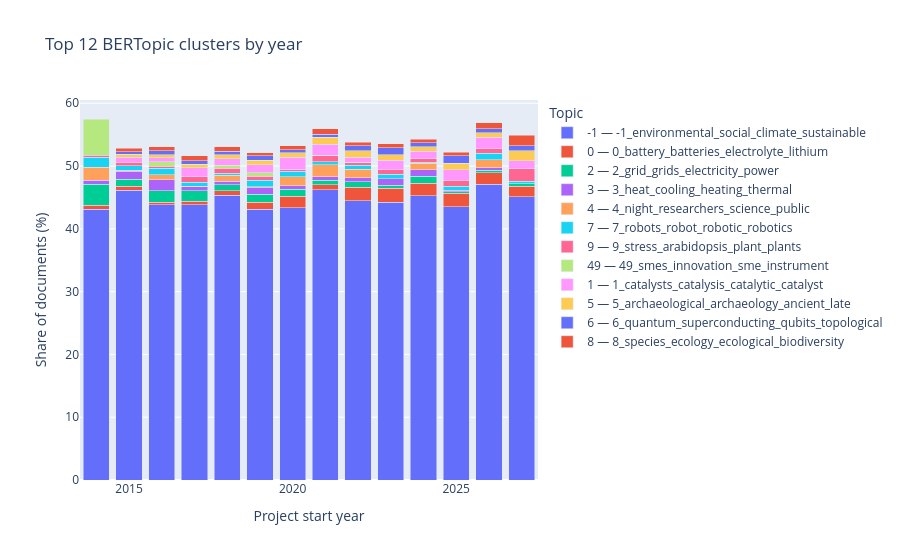

Notebook cell for this chart:
### Code cell
# Visualize the strongest topics across years.
TOP_N_TOPICS = 12
popular_topics = (
    topic_year_counts.groupby("topic")
    ["share_pct"].mean()
    .nlargest(TOP_N_TOPICS)
    .index
)
plot_df = topic_year_counts[topic_year_counts["topic"].isin(popular_topics)].copy()
plot_df["topic_label"] = plot_df.apply(
    lambda row: f"{row.topic} — {row.topic_name}", axis=1
)

fig = px.bar(
    plot_df,
    x="start_year",
    y="share_pct",
    color="topic_label",
    title=f"Top {TOP_N_TOPICS} BERTopic clusters by year",
    labels={"share_pct": "Share of documents (%)", "start_year": "Project start year"},
    category_orders={"start_year": sorted(valid_years)},
)
fig.update_layout(barmode="stack", legend_title_text="Topic")
fig.show()

### Figure 1 — Plotly figure (JSON) as saved in the notebook; plotly's stock layout.template omitted (floating-point values rounded to 4 significant figures)
{"data": [{"hovertemplate": "topic_label=-1 — -1_environmental_social_climate_sustainable<br>Project start year=%{x}<br>Share of documents (%)=%{y}<extra></extra>", "legendgroup": "-1 — -1_environmental_social_climate_sustainable", "marker": {"color": "#636efa", "pattern": {"shape": ""}}, "name": "-1 — -1_environmental_social_climate_sustainable", "orientation": "v", "showlegend": true, "textposition": "auto", "type": "bar", "x": [2014, 2015, 2016, 2017, 2018, 2019, 2020, 2021, 2022, 2023, 2024, 2025, 2026, 2027], "xaxis": "x", "y": [43.12, 46.15, 43.84, 43.85, 45.34, 43.11, 43.34, 46.26, 44.45, 44.26, 45.25, 43.54, 47.09, 45.12], "yaxis": "y"}, {"hovertemplate": "topic_label=0 — 0_battery_batteries_electrolyte_lithium<br>Project start year=%{x}<br>Share of documents (%)=%{y}<extra></extra>", "legendgroup": "0 — 0_battery_batteries_electrolyte_lithium", "marker": {"color": "#EF553B", "pattern": {"shape": ""}}, "name": "0 — 0_battery_batteries_electrolyte_lithium", "orientation": "v", "showlegend": true, "textposition": "auto", "type": "bar", "x": [2014, 2015, 2016, 2017, 2018, 2019, 2020, 2021, 2022, 2023, 2024, 2025, 2026, 2027], "xaxis": "x", "y": [0.6116, 0.6101, 0.416, 0.5593, 0.7254, 1.093, 1.819, 0.7952, 2.138, 2.213, 2.028, 2.135, 1.853, 1.626], "yaxis": "y"}, {"hovertemplate": "topic_label=2 — 2_grid_grids_electricity_power<br>Project start year=%{x}<br>Share of documents (%)=%{y}<extra></extra>", "legendgroup": "2 — 2_grid_grids_electricity_power", "marker": {"color": "#00cc96", "pattern": {"shape": ""}}, "name": "2 — 2_grid_grids_electricity_power", "orientation": "v", "showlegend": true, "textposition": "auto", "type": "bar", "x": [2014, 2015, 2016, 2017, 2018, 2019, 2020, 2021, 2022, 2023, 2024, 2025, 2026, 2027], "xaxis": "x", "y": [3.364, 1.109, 1.82, 1.622, 0.9326, 1.331, 1.124, 0.6627, 0.8875, 0.501, 1.106, 0.2604, 0.3615, 0.4065], "yaxis": "y"}, {"hovertemplate": "topic_label=3 — 3_heat_cooling_heating_thermal<br>Project start year=%{x}<br>Share of documents (%)=%{y}<extra></extra>", "legendgroup": "3 — 3_heat_cooling_heating_thermal", "marker": {"color": "#ab63fa", "pattern": {"shape": ""}}, "name": "3 — 3_heat_cooling_heating_thermal", "orientation": "v", "showlegend": true, "textposition": "auto", "type": "bar", "x": [2014, 2015, 2016, 2017, 2018, 2019, 2020, 2021, 2022, 2023, 2024, 2025, 2026], "xaxis": "x", "y": [0.6116, 1.276, 1.768, 0.7271, 0.6218, 0.9981, 0.5886, 0.5964, 0.6858, 1.002, 1.06, 0.2083, 0.4519], "yaxis": "y"}, {"hovertemplate": "topic_label=4 — 4_night_researchers_science_public<br>Project start year=%{x}<br>Share of documents (%)=%{y}<extra></extra>", "legendgroup": "4 — 4_night_researchers_science_public", "marker": {"color": "#FFA15A", "pattern": {"shape": ""}}, "name": "4 — 4_night_researchers_science_public", "orientation": "v", "showlegend": true, "textposition": "auto", "type": "bar", "x": [2014, 2015, 2016, 2017, 2018, 2019, 2020, 2021, 2022, 2023, 2024, 2026], "xaxis": "x", "y": [2.141, 0.1664, 0.78, 0.05593, 0.9326, 0.1901, 1.391, 1.922, 1.291, 0.04175, 1.014, 1.22], "yaxis": "y"}, {"hovertemplate": "topic_label=7 — 7_robots_robot_robotic_robotics<br>Project start year=%{x}<br>Share of documents (%)=%{y}<extra></extra>", "legendgroup": "7 — 7_robots_robot_robotic_robotics", "marker": {"color": "#19d3f3", "pattern": {"shape": ""}}, "name": "7 — 7_robots_robot_robotic_robotics", "orientation": "v", "showlegend": true, "textposition": "auto", "type": "bar", "x": [2014, 2015, 2016, 2017, 2018, 2019, 2020, 2021, 2022, 2023, 2024, 2025, 2026, 2027], "xaxis": "x", "y": [1.529, 0.721, 1.04, 0.6152, 0.3109, 0.9981, 0.9096, 0.4639, 0.6858, 0.6681, 0.1382, 0.625, 1.085, 0.4065], "yaxis": "y"}, {"hovertemplate": "topic_label=9 — 9_stress_arabidopsis_plant_plants<br>Project start year=%{x}<br>Share of documents (%)=%{y}<extra></extra>", "legendgroup": "9 — 9_stress_arabidopsis_plant_plants", "marker": {"color": "#FF6692", "pattern": {"shape": ""}}, "name": "9 — 9_stress_arabidopsis_plant_plants", "orientation": "v", "showlegend": true, "textposition": "auto", "type": "bar", "x": [2014, 2015, 2016, 2017, 2018, 2019, 2020, 2021, 2022, 2023, 2024, 2025, 2026, 2027], "xaxis": "x", "y": [0.3058, 0.5546, 0.312, 0.8949, 0.829, 0.6179, 0.2675, 0.994, 0.4034, 0.7098, 0.553, 0.9375, 0.6778, 2.033], "yaxis": "y"}, {"hovertemplate": "topic_label=49 — 49_smes_innovation_sme_instrument<br>Project start year=%{x}<br>Share of documents (%)=%{y}<extra></extra>", "legendgroup": "49 — 49_smes_innovation_sme_instrument", "marker": {"color": "#B6E880", "pattern": {"shape": ""}}, "name": "49 — 49_smes_innovation_sme_instrument", "orientation": "v", "showlegend": true, "textposition": "auto", "type": "bar", "x": [2014, 2016, 2018, 2019, 2021, 2022], "xaxis": "x", "y": [5.81, 0.676, 0.4145, 0.6179, 0.06627, 0.04034], "yaxis": "y"}, {"hovertemplate": "topic_label=1 — 1_catalysts_catalysis_catalytic_catalyst<br>Project start year=%{x}<br>Share of documents (%)=%{y}<extra></extra>", "legendgroup": "1 — 1_catalysts_catalysis_catalytic_catalyst", "marker": {"color": "#FF97FF", "pattern": {"shape": ""}}, "name": "1 — 1_catalysts_catalysis_catalytic_catalyst", "orientation": "v", "showlegend": true, "textposition": "auto", "type": "bar", "x": [2015, 2016, 2017, 2018, 2019, 2020, 2021, 2022, 2023, 2024, 2025, 2026, 2027], "xaxis": "x", "y": [0.8319, 0.676, 1.398, 1.088, 1.283, 1.926, 1.723, 0.8471, 1.503, 1.244, 1.719, 1.853, 1.22], "yaxis": "y"}, {"hovertemplate": "topic_label=5 — 5_archaeological_archaeology_ancient_late<br>Project start year=%{x}<br>Share of documents (%)=%{y}<extra></extra>", "legendgroup": "5 — 5_archaeological_archaeology_ancient_late", "marker": {"color": "#FECB52", "pattern": {"shape": ""}}, "name": "5 — 5_archaeological_archaeology_ancient_late", "orientation": "v", "showlegend": true, "textposition": "auto", "type": "bar", "x": [2015, 2016, 2017, 2018, 2019, 2020, 2021, 2022, 2023, 2024, 2025, 2026, 2027], "xaxis": "x", "y": [0.4437, 0.468, 0.5593, 0.6218, 0.6654, 0.7491, 1.127, 0.9681, 0.8768, 0.6912, 1.042, 0.723, 1.626], "yaxis": "y"}, {"hovertemplate": "topic_label=6 — 6_quantum_superconducting_qubits_topological<br>Project start year=%{x}<br>Share of documents (%)=%{y}<extra></extra>", "legendgroup": "6 — 6_quantum_superconducting_qubits_topological", "marker": {"color": "#636efa", "pattern": {"shape": ""}}, "name": "6 — 6_quantum_superconducting_qubits_topological", "orientation": "v", "showlegend": true, "textposition": "auto", "type": "bar", "x": [2015, 2016, 2017, 2018, 2019, 2020, 2021, 2022, 2023, 2024, 2025, 2026, 2027], "xaxis": "x", "y": [0.4437, 0.624, 0.5593, 0.5699, 0.7605, 0.4815, 0.4639, 0.8471, 1.169, 0.6452, 1.146, 0.6326, 0.813], "yaxis": "y"}, {"hovertemplate": "topic_label=8 — 8_species_ecology_ecological_biodiversity<br>Project start year=%{x}<br>Share of documents (%)=%{y}<extra></extra>", "legendgroup": "8 — 8_species_ecology_ecological_biodiversity", "marker": {"color": "#EF553B", "pattern": {"shape": ""}}, "name": "8 — 8_species_ecology_ecological_biodiversity", "orientation": "v", "showlegend": true, "textposition": "auto", "type": "bar", "x": [2015, 2016, 2017, 2018, 2019, 2020, 2021, 2022, 2023, 2024, 2025, 2026, 2027], "xaxis": "x", "y": [0.4992, 0.676, 0.8389, 0.6736, 0.4753, 0.6421, 0.8615, 0.5647, 0.5846, 0.553, 0.5729, 0.9489, 1.626], "yaxis": "y"}], "layout": {"barmode": "stack", "legend": {"title": {"text": "Topic"}, "tracegroupgap": 0}, "title": {"text": "Top 12 BERTopic clusters by year"}, "xaxis": {"anchor": "y", "categoryarray": [2014, 2015, 2016, 2017, 2018, 2019, 2020, 2021, 2022, 2023, 2024, 2025, 2026, 2027], "categoryorder": "array", "domain": [0, 1], "title": {"text": "Project start year"}}, "yaxis": {"anchor": "x", "domain": [0, 1], "title": {"text": "Share of documents (%)"}}}}
